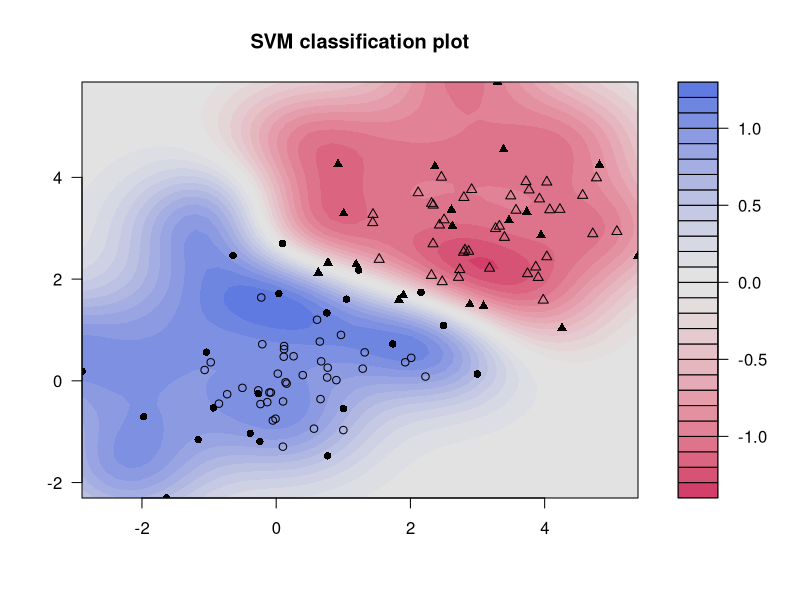

The R source for this figure:
library(kernlab) 
## Demo of the plot function
x <- rbind(matrix(rnorm(120),,2),matrix(rnorm(120,mean=3),,2))
y <- matrix(c(rep(1,60),rep(-1,60)))
 
svp <- ksvm(x,y,type="C-svc")
plot(svp,data=x)
 
